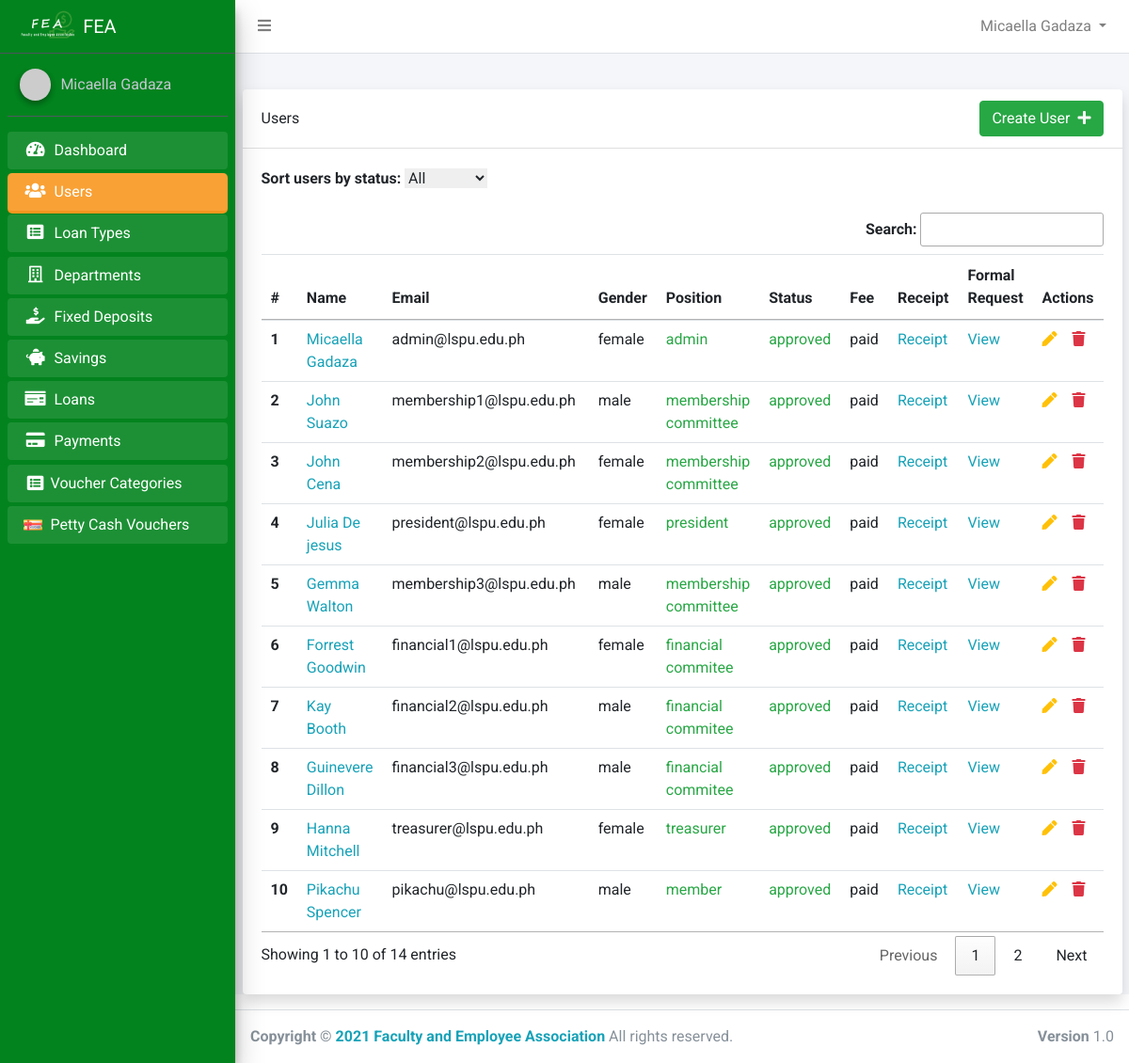
The page /admin/admin_users.php (signed in) on the database its author committed.
### tables this page shows
CREATE TABLE `users` (
  `id` int(11) NOT NULL,
  `account_number` varchar(50) NOT NULL,
  `firstname` varchar(50) NOT NULL,
  `middlename` varchar(50) NOT NULL,
  `lastname` varchar(50) NOT NULL,
  `home_address` varchar(255) NOT NULL,
  `permanent_address` varchar(255) NOT NULL,
  `gender` varchar(50) NOT NULL,
  `birth_date` varchar(255) DEFAULT NULL,
  `contact_number` varchar(50) NOT NULL,
  `email` varchar(50) NOT NULL,
  `password` varchar(50) NOT NULL,
  `position_id` int(11) DEFAULT NULL,
  `sg` int(11) NOT NULL,
  `employment_status` varchar(50) NOT NULL,
  `department_id` int(11) NOT NULL,
  `name_of_spouse` varchar(100) NOT NULL,
  `fathers_name` varchar(100) NOT NULL,
  `mothers_maiden_name` varchar(50) NOT NULL,
  `beneficiary` varchar(255) NOT NULL,
  `paid_membership` tinyint(1) NOT NULL DEFAULT 0,
  `active` tinyint(1) NOT NULL DEFAULT 0,
  `reason1` text DEFAULT NULL,
  `reason2` text DEFAULT NULL,
  `reason3` text DEFAULT NULL,
  `approved_by_m1` int(11) DEFAULT NULL,
  `approved_by_m2` int(11) DEFAULT NULL,
  `approved_by_m3` int(11) DEFAULT NULL,
  `approved_by_president` tinyint(1) NOT NULL DEFAULT 0,
  `reason_for_decline` text DEFAULT NULL,
  `is_comaker` tinyint(1) NOT NULL DEFAULT 0,
  `created_at` timestamp NOT NULL DEFAULT current_timestamp()
);

CREATE TABLE `positions` (
  `id` int(11) NOT NULL,
  `name` varchar(50) NOT NULL
);

### app/config/config.php (called while the page is built, shortened)
<?php
class Connection
{
    public $conn;
    public function __construct()
    {
        try {
            $dsn = 'mysql:host=' . HOST . ';dbname=' . DB_NAME;
            $this->conn = new PDO($dsn, USERNAME, PASSWORD);
            $this->conn->setAttribute(PDO::ATTR_DEFAULT_FETCH_MODE, PDO::FETCH_OBJ);
            $this->conn->setAttribute(PDO::ATTR_EMULATE_PREPARES, false);
        } catch (PDOException $e) {
            echo "Error!: " . $e->getMessage() . "<br/>";
            die();
        }
        return $this->conn;
    }
}

### core.php (called while the page is built, shortened)
<?php
require_once 'app/config/config.php';
require_once 'app/models/User.php';
$user = new User();

### app/models/User.php (called while the page is built, shortened)
<?php
class User extends Connection
{
    public static function Auth()
    {
        if (isset($_SESSION['id'])) {
            return true;
        } else {
            return false;
        }
    }
    public function getFullName()
    {
        if (self::Auth()) {
            $user = $this->getUser();
            return ucwords($user->firstname) . ' ' . ucwords($user->lastname);
        } else {
            return 'Guess';
        }
    }
    public function getUser()
    {
        if (self::Auth()) {
            $sql = "SELECT * FROM users WHERE id=:id AND active=1 AND paid_membership=1";
            $stmt = $this->conn->prepare($sql);
            $stmt->execute(['id' => $_SESSION['id']]);
            $user = $stmt->fetch();
            return $user;
        }
    }
}

### app/controllers/admin/UserController.php (called while the page is built, shortened)
<?php
class AdminUser extends Connection
{
    public function index($status)
    {
        if ($status === '' || $status === 'all') {
            $sql = "SELECT * FROM users WHERE approved_by_m1 IS NOT NULL AND approved_by_m2 IS NOT NULL AND approved_by_m3 IS NOT NULL AND approved_by_president=1";
            $stmt = $this->conn->query($sql);
            $stmt->execute();
            return $stmt->fetchAll();
        } else {
            $sql = "SELECT * FROM users WHERE active=:status";
            $stmt = $this->conn->prepare($sql);
            $stmt->execute(['status' => $status]);
            return $stmt->fetchAll();
        }
    }
    public function getPosition($id)
    {
        $sql = "SELECT * FROM positions WHERE id=:id";
        $stmt = $this->conn->prepare($sql);
        $stmt->execute(['id' => $id]);
        $position = $stmt->fetch();
        if ($position->name) {
            return $position->name;
        }
    }
}

### admin/admin_users.php (the view, shortened to what this page needs)
<?php
require_once '../core.php';
require_once  '../app/includes/admin/header.php';
$adminUser = new AdminUser();
$users = $adminUser->index('');
?>
<div class="container">
    <div class="card shadow">
        <div class="card-header d-flex align-items-center">
            <h4>Users</h4>
            <a href="admin_user_create.php" class="btn btn-success ml-auto">Create User<i class="ml-2 fas fa-plus text-light"></i></a>
        </div>
        <div class="card-body">
            <div class="table-responsive">
                <form action="<?php echo $_SERVER['PHP_SELF'] ?>" method="POST" class="ml-auto" id="sort-form">
                    <div class="form-group">
                        <label for="status">Sort users by status:</label>
                        <select name="active" id="active">
                            <option value="all">All</option>
                        </select>
                    </div>
                </form>
                <?php if ($users) : ?>
                    <table class="table" id="myTable">
                        <thead>
                            <tr>
                                <th scope="col">#</th>
                                <th scope="col">Name</th>
                                <th scope="col">Email</th>
                                <th scope="col">Gender</th>
                                <th scope="col">Position</th>
                                <th scope="col">Status</th>
                                <th scope="col">Fee</th>
                                <th scope="col">Receipt</th>
                                <th scope="col">Formal Request</th>
                                <th scope="col">Actions</th>
                            </tr>
                        </thead>
                        <tbody>
                            <?php foreach ($users as $key => $singleUser) : ?>
                                <tr class="align-items-center">
                                    <th scope="row"><?php echo $key + 1 ?></th>
                                    <td><a class="text-info" href="admin_user_detail.php?id=<?php echo $singleUser->id ?>"><?php echo ucfirst($singleUser->firstname) . ' ' . ucfirst($singleUser->lastname) ?></a></td>
                                    <td><?php echo $singleUser->email ?></td>
                                    <td><?php echo $singleUser->gender ?></td>
                                    <td>
                                        <span class="<?php echo ($adminUser->getPosition($singleUser->position_id) != 'customer') ? 'text-success' : 'text-secondary' ?> ">
                                            <?php echo $adminUser->getPosition($singleUser->position_id) ?>
                                        </span>
                                    </td>
                                    <td>
                                        <?php if ($singleUser->active) : ?>
                                            <span class="text-success">approved</span>
                                        <?php else : ?>
                                            <span class="text-danger">pending</span>
                                        <?php endif; ?>
                                    </td>
                                    <td><?php echo ($singleUser->paid_membership) ? 'paid' : 'not paid' ?></td>
                                    <td><a href="membership_receipt.php?id=<?php echo $singleUser->id ?>" class="text-info">Receipt</a></td>
                                    <td><a href="membership_request.php?id=<?php echo $singleUser->id ?>" class="text-info">View</a></td>
                                    <td class="d-flex">
                                        <form action="admin_user_update.php" method="POST">
                                            <button type="submit" class="text-warning mr-3" style="border:none; background:none">
                                                <i class="fas fa-pen"></i>
                                            </button>
                                        </form>
                                        <form action="admin_user_delete.php" method="POST">
                                            <button type="submit" style="border:none; background:none">
                                                <i class="fas fa-trash text-danger"></i>
                                            </button>
                                        </form>
                                    </td>
                                </tr>
                            <?php endforeach; ?>
                        </tbody>
                    </table>
                <?php else : ?>
                    <h2 class="text-secondary text-center">No User Yet</h2>
                <?php endif; ?>
            </div>
        </div>
    </div>
</div>
</div>
<?php require_once BASE . '/app/includes/admin/footer.php' ?>

### app/includes/admin/navbar.php (shortened to what this page needs)
<nav class="main-header navbar navbar-expand navbar-white navbar-light">
    <ul class="navbar-nav" style="width:100%;">
        <li class="nav-item">
            <a class="nav-link" data-widget="pushmenu" href="#" role="button"><i class="fas fa-bars"></i></a>
        </li>
        <li class="nav-item dropdown" style="margin-left:auto">
            <a id="navbarDropdown" class="nav-link dropdown-toggle" href="#" role="button" data-toggle="dropdown" aria-haspopup="true" aria-expanded="false" v-pre>
                <?php echo $user->getFullName() ?>
            </a>
        </li>
    </ul>
</nav>

### app/includes/admin/sidebar.php (shortened to what this page needs)
<div class="sidebar">
    <div class="user-panel mt-3 pb-3 mb-3 d-flex">
        <div class="image">
            <img src="https://ui-avatars.com/api/?name=<?php echo $user->getFullName() ?>" class="img-circle elevation-2" alt="User Image">
        </div>
        <div class="info">
            <a href="" class="d-block"><?php echo $user->getFullName() ?></a>
        </div>
    </div>
    <nav class="mt-2">
        <ul class="nav nav-pills nav-sidebar flex-column" data-widget="treeview" role="menu" data-accordion="false">
            <?php if ($_SESSION['position_id'] == 1) : ?>
                <li class="nav-item menu-open
                <?php echo (strpos(CURRENT_URL, 'dashboard') !== false) ? 'active' : '' ?>
                ">
                    <a href="<?php echo BASE_URL . '/admin/dashboard.php' ?>" class="nav-link">
                        <i class="nav-icon fas fa-tachometer-alt"></i>
                        <p>
                            Dashboard
                        </p>
                    </a>
                </li>
                <li class="nav-item menu-open
            <?php echo (strpos(CURRENT_URL, 'admin_user') !== false) ? 'active' : '' ?>
            ">
                    <a href="<?php echo BASE_URL . 'admin/admin_users.php' ?>" class="nav-link">
                        <i class="nav-icon fas fa-users"></i>
                        <p>
                            Users
                        </p>
                    </a>
                </li>
                <li class="nav-item menu-open
            <?php echo (strpos(CURRENT_URL, 'type') !== false) ? 'active' : '' ?>
            ">
                    <a href="<?php echo BASE_URL . 'admin/types.php' ?>" class="nav-link ">
                        <i class="nav-icon fa fa-list-alt"></i>
                        <p>
                            Loan Types
                        </p>
                    </a>
                </li>
                <li class="nav-item menu-open
            <?php echo (strpos(CURRENT_URL, 'department') !== false) ? 'active' : '' ?>
            ">
                    <a href="<?php echo BASE_URL . 'admin/departments.php' ?>" class="nav-link">
                        <i class="nav-icon far fa-building"></i>
                        <p>
                            Departments
                        </p>
                    </a>
                </li>
                <li class="nav-item menu-open
            <?php echo (strpos(CURRENT_URL, 'deposit') !== false) ? 'active' : '' ?>
            ">
                    <a href="<?php echo BASE_URL . 'admin/fixed_deposits.php' ?>" class="nav-link">
                        <i class="nav-icon fas fa-hand-holding-usd"></i>
                        <p>
                            Fixed Deposits
                        </p>
                    </a>
                </li>
                <li class="nav-item menu-open
            <?php echo (strpos(CURRENT_URL, 'saving') !== false) ? 'active' : '' ?>
            ">
                    <a href="<?php echo BASE_URL . 'admin/savings.php' ?>" class="nav-link">
                        <i class="nav-icon fas fa-piggy-bank"></i>
                        <p>
                            Savings
                        </p>
                    </a>
                </li>
                <li class="nav-item menu-open
            <?php echo (strpos(CURRENT_URL, 'admin/loan') !== false) ? 'active' : '' ?>
            ">
                    <a href="<?php echo BASE_URL . 'admin/loans.php' ?>" class=" nav-link ">
                        <i class="nav-icon fas fa-money-check"></i>
                        <p>
                            Loans
                        </p>
                    </a>
                </li>
                <li class="nav-item menu-open
            <?php echo (strpos(CURRENT_URL, 'payment') !== false) ? 'active' : '' ?>
            ">
                    <a href="<?php echo BASE_URL . 'admin/payments.php' ?>" class=" nav-link ">
                        <i class="nav-icon fas fa-credit-card"></i>
                        <p>
                            Payments
                        </p>
                    </a>
                </li>
                <li class="nav-item menu-open
            <?php echo (strpos(CURRENT_URL, 'admin/categor') !== false) ? 'active' : '' ?>
            ">
                    <a href="<?php echo BASE_URL . 'admin/categories_voucher.php' ?>" class=" nav-link d-flex align-items-center">
                        <i class="nav-icon fa fa-list-alt"></i>
                        <p>
                            Voucher Categories
                        </p>
                    </a>
                </li>
                <li class="nav-item menu-open
            <?php echo (strpos(CURRENT_URL, 'admin/voucher') !== false) ? 'active' : '' ?>
            ">
                    <a href="<?php echo BASE_URL . 'admin/vouchers.php' ?>" class=" nav-link d-flex align-items-center">
                        <i class="nav-icon">
                            <img src="../assets/img/voucher_icon.svg" alt="" width="20px" height="25px">
                        </i>
                        <p>
                            Petty Cash Vouchers
                        </p>
                    </a>
                </li>
            <?php endif ?>
        </ul>
    </nav>
</div>

### rows shown on the page
users: $user->getFullName() "Micaella Gadaza", firstname "Micaella", lastname "Gadaza", email "admin@lspu.edu.ph", gender "female", position.name "admin", active "approved", paid_membership "paid"
users: firstname "John", lastname "Suazo", email "membership1@lspu.edu.ph", gender "male", position.name "membership committee", active "approved", paid_membership "paid"
users: firstname "John", lastname "Cena", email "membership2@lspu.edu.ph", gender "female", position.name "membership committee", active "approved", paid_membership "paid"
users: firstname "Julia", lastname "De jesus", email "president@lspu.edu.ph", gender "female", position.name "president", active "approved", paid_membership "paid"
users: firstname "Gemma", lastname "Walton", email "membership3@lspu.edu.ph", gender "male", position.name "membership committee", active "approved", paid_membership "paid"
users: firstname "Forrest", lastname "Goodwin", email "financial1@lspu.edu.ph", gender "female", position.name "financial commitee", active "approved", paid_membership "paid"
users: firstname "Kay", lastname "Booth", email "financial2@lspu.edu.ph", gender "male", position.name "financial commitee", active "approved", paid_membership "paid"
users: firstname "Guinevere", lastname "Dillon", email "financial3@lspu.edu.ph", gender "male", position.name "financial commitee", active "approved", paid_membership "paid"
users: firstname "Hanna", lastname "Mitchell", email "treasurer@lspu.edu.ph", gender "female", position.name "treasurer", active "approved", paid_membership "paid"
users: firstname "Pikachu", lastname "Spencer", email "pikachu@lspu.edu.ph", gender "male", position.name "member", active "approved", paid_membership "paid"
